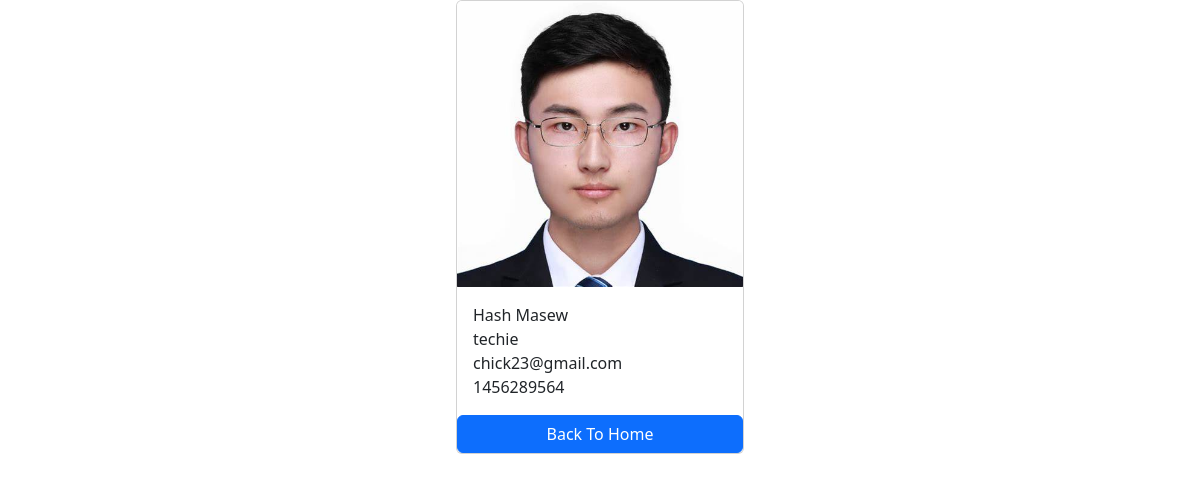
/employee/1/, run on the app's committed database.
### employee/models.py (models this page shows, shortened)
class Employee(models.Model):
    First_Name = models.CharField(max_length=100)
    Last_Name = models.CharField(max_length=100)
    Photo = models.ImageField(upload_to='images')
    Designation = models.CharField(max_length=100)
    Email = models.EmailField(max_length=100,unique=True)
    Phone_Number = models.CharField(max_length=12,blank=True)
    Created_at = models.DateTimeField(auto_now_add=True)
    Upload_at = models.DateTimeField(auto_now=True)

### employee/views.py (the view)
# urls.py: path('<int:pk>/',views.employee_detail,name='employee_detail'),
def employee_detail(request,pk):
    employee = get_object_or_404(Employee,pk=pk)
    context={
        'employee':employee,
    }
    return render(request,'employee_detail.html',context)

### templates/employee_detail.html (shortened to what this page needs)
{% load static %}
 <!DOCTYPE html>
<html lang="en">
<head>
<link href="https://cdn.jsdelivr.net/npm/bootstrap@5.3.2/dist/css/bootstrap.min.css" rel="stylesheet">
<link rel="stylesheet" type="text/css" href="{%static '/css/style.css' %}">
</head>
<body>
<div class="container">
<div class="card mx-auto" style="width: 18rem;">
  <img class="card-img-top" src="{{ employee.Photo.url }}" alt="Card image cap">
  <div class="card-body">
    <p class="card-text m-0">{{ employee.First_Name }} {{ employee.Last_Name }}</p>
      <p class="card-text m-0">{{ employee.Designation }}</p>
      <p class="card-text m-0" >{{ employee.Email }} </p>
      <p class="card-text m-0" >{{ employee.Phone_Number }} </p>
  </div>
    <a href="{% url 'home'%}" class="btn btn-primary">Back To Home</a>
</div>
</div>
</body>
</html>

### static/css/style.css (style rules this page uses)
body { background-color=blue; }

### data on the page
Employee: Photo (picture), First_Name "Hash", Last_Name "Masew", Designation "techie", Email "chick23@gmail.com", Phone_Number "1456289564"
